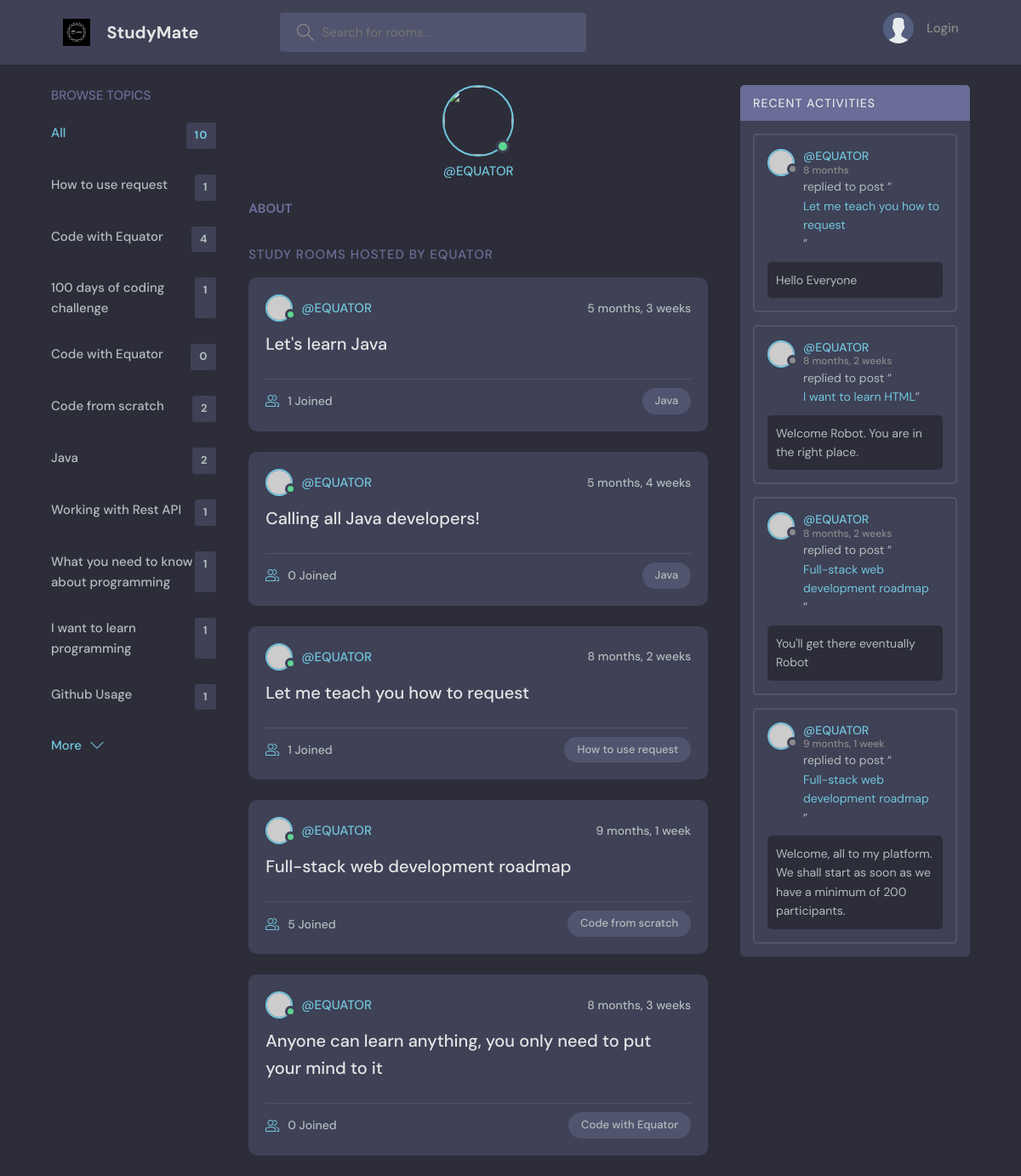
Page /profile/1/ on the committed database.
### page/models.py (models this page shows, shortened)
class Topic(models.Model):
    name = models.CharField(max_length=100)

class Room(models.Model):
    host = models.ForeignKey(User, null=True, on_delete=models.SET_NULL)
    topic = models.ForeignKey(Topic, null=True, on_delete=models.SET_NULL)
    name = models.CharField(max_length=200)
    description = models.TextField(null=True, blank=True)
    participants = models.ManyToManyField(User, related_name="participants", blank=True)
    updated = models.DateTimeField(auto_now=True)
    created = models.DateTimeField(auto_now_add=True)
    class Meta:
        ordering = ["-updated", "-created"]
    def __str__(self):
        return self.name

class Message(models.Model):
    user = models.ForeignKey(User, on_delete =models.CASCADE)
    room = models.ForeignKey(Room, on_delete=models.CASCADE)
    body = models.TextField()
    updated = models.DateTimeField(auto_now=True)
    created = models.DateTimeField(auto_now_add=True)
    class Meta:
        ordering = ["-updated", "-created"]
    def __str__(self):
        return self.body[0:50]

### page/views.py (the view)
# urls.py: path('profile/<str:pk>/', views.userProfile, name="user-profile"),
def userProfile(request, pk):
     user = User.objects.get(id=pk)
     rooms = user.room_set.all()
     room_messages = user.message_set.all()
     topics = Topic.objects.all()
     context = {'user': user, 'rooms': rooms, 'room_messages':room_messages, 'topics':topics }
     return render(request, 'page/profile.html', context)

### page/templates/page/profile.html (shortened to what this page needs)
{% extends 'main.html' %} {% block content %}
<main class="profile-page layout layout--3">
  <div class="container">
    {% include 'page/topics_component.html' %}
    <div class="roomList">
      <div class="profile">
        <div class="profile__avatar">
          <div class="avatar avatar--large active">
            <img src="{{user.avatar.url}}" />
          </div>
        </div>
        <div class="profile__info">
          <p>@{{user.username}}</p>
        </div>
        <div class="profile__about">
          <h3>About</h3>
        </div>
      </div>
      <div class="roomList__header">
        <div>
          <h2>Study Rooms Hosted by {{user.username}}</h2>
        </div>
      </div>
      {% include 'page/feed_component.html' %}
    </div>
    {% include 'page/activity_component.html' %}
  </div>
</main>
{% endblock content %}

### page/templates/page/topics_component.html
<div class="topics">
  <div class="topics__header">
    <h2>Browse Topics</h2>
  </div>
  <ul class="topics__list">
    <li>
      <a href="{% url 'index' %}" class="active">
        All <span>{{topics.count}}</span>
      </a>
    </li>
    {% for topic in topics %}
    <li>
      <a href="{% url 'index' %}?q={{topic.name}}">
        {{topic.name}} <span>{{topic.room_set.all.count}}</span>
      </a>
    </li>
    {% endfor %}
  </ul>
  <a class="btn btn--link" href="{% url 'topics' %}">
    More
    <svg
      version="1.1"
      xmlns="http://www.w3.org/2000/svg"
      width="32"
      height="32"
      viewBox="0 0 32 32"
    >
      <title>chevron-down</title>
      <path d="M16 21l-13-13h-3l16 16 16-16h-3l-13 13z"></path>
    </svg>
  </a>
</div>

### page/templates/page/feed_component.html (shortened to what this page needs)
{% for room in rooms %}
<div class="roomListRoom">
  <div class="roomListRoom__header">
    <a
      href="{% url 'user-profile' room.host.id %}"
      class="roomListRoom__author"
    >
      <div class="avatar avatar--small active">
        <img src="https://randomuser.me/api/portraits/men/11.jpg" />
      </div>
      <span>@{{room.host.username}}</span>
    </a>
    <div class="roomListRoom__actions">
      <span>{{room.created|timesince}}</span>
    </div>
  </div>
  <div class="roomListRoom__content">
    <a href="{% url 'room' room.id %}">{{room.name}}</a>
  </div>
  <div class="roomListRoom__meta">
    <a href="{% url 'room' room.id %}" class="roomListRoom__joined">
      {{ room.participants.all.count }} Joined
    </a>
    <p class="roomListRoom__topic">{{room.topic.name}}</p>
  </div>
</div>
{% endfor %}

### page/templates/page/activity_component.html (shortened to what this page needs)
<div class="activities">
  <div class="activities__header">
    <h2>Recent Activities</h2>
  </div>
  {% for message in room_messages %}
  <div class="activities__box">
    <div class="activities__boxHeader roomListRoom__header">
      <a
        href="{% url 'user-profile' message.user.id %}"
        class="roomListRoom__author"
      >
        <div class="avatar avatar--small">
          <img src="https://randomuser.me/api/portraits/women/11.jpg" />
        </div>
        <p>
          @{{ message.user }}
          <span>{{ message.created|timesince }}</span>
        </p>
      </a>
    </div>
    <div class="activities__boxContent">
      <p>
        replied to post “<a href="{% url 'room' message.room.id %}"
          >{{message.room}}</a
        >”
      </p>
      <div class="activities__boxRoomContent">{{message.body}}</div>
    </div>
  </div>
  {% endfor %}
</div>

### rows in the picture
Topic: name "How to use request", room_set.all.count "1"
Topic: name "Code with Equator", room_set.all.count "4"
Topic: name "100 days of coding challenge", room_set.all.count "1"
Topic: name "Code with Equator", room_set.all.count "0"
Topic: name "Code from scratch", room_set.all.count "2"
Topic: name "Java", room_set.all.count "2"
Topic: name "Working with Rest API", room_set.all.count "1"
Topic: name "What you need to know about programming", room_set.all.count "1"
Topic: name "I want to learn programming", room_set.all.count "1"
Topic: name "Github Usage", room_set.all.count "1"
Room: host.username "EQUATOR", created "5 months, 3 weeks", name "Let's learn Java", participants.all.count "1", topic.name "Java"
Room: host.username "EQUATOR", created "5 months, 4 weeks", name "Calling all Java developers!", participants.all.count "0", topic.name "Java"
Room: host.username "EQUATOR", created "8 months, 2 weeks", name "Let me teach you how to request", participants.all.count "1", topic.name "How to use request"
Room: host.username "EQUATOR", created "9 months, 1 week", name "Full-stack web development roadmap", participants.all.count "5", topic.name "Code from scratch"
Room: host.username "EQUATOR", created "8 months, 3 weeks", name "Anyone can learn anything, you only need to put your mind to it", participants.all.count "0", topic.name "Code with Equator"
Message: user "EQUATOR", created "8 months", room "Let me teach you how to request", body "Hello Everyone"
Message: user "EQUATOR", created "8 months, 2 weeks", room "I want to learn HTML", body "Welcome Robot. You are in the right place."
Message: user "EQUATOR", created "8 months, 2 weeks", room "Full-stack web development roadmap", body "You'll get there eventually Robot"
Message: user "EQUATOR", created "9 months, 1 week", room "Full-stack web development roadmap", body "Welcome, all to my platform. We shall start as soon as we have a minimum of 200 participants."

### other values in the picture
{{ topics.count }} "10"
{{ user.username }} "EQUATOR"
